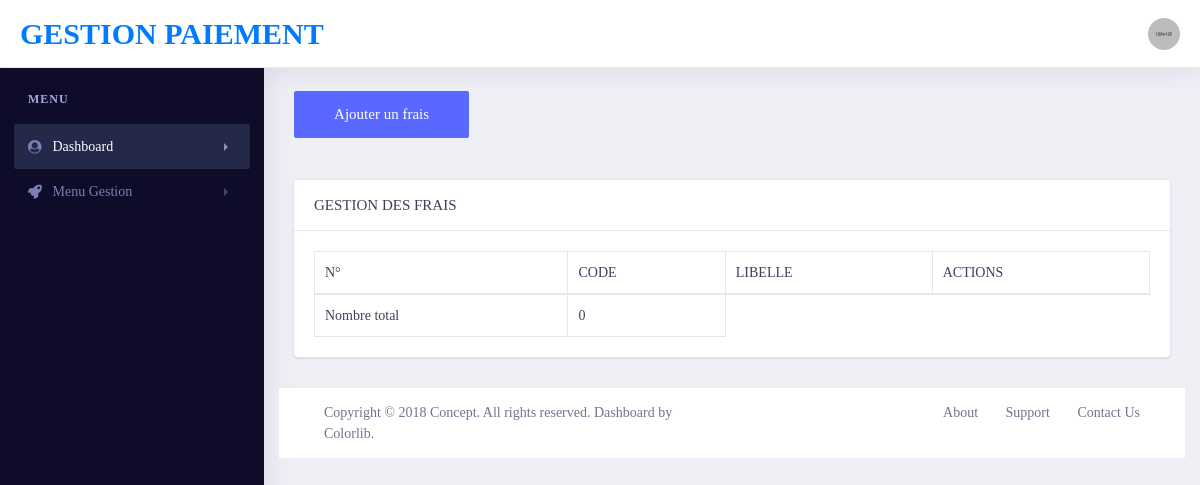
The page /frais/ on the database as committed earlier.
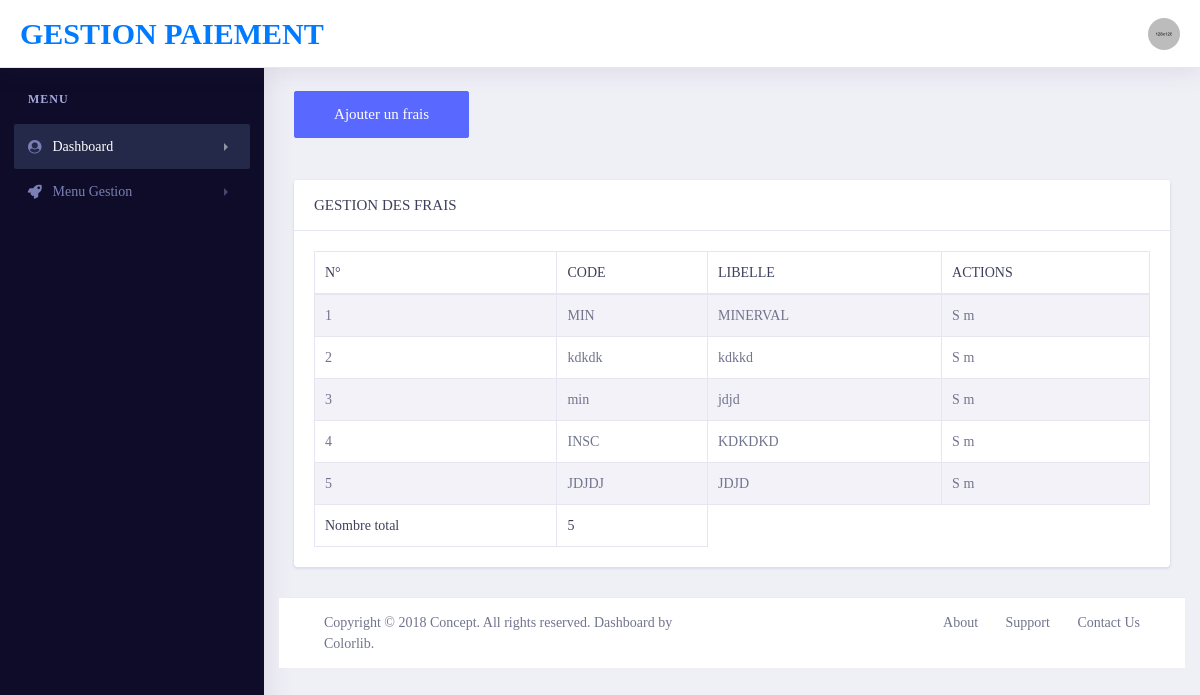
The same page on the database as committed later.
### app_gestPaie/models/frais.py (models this page shows)
class Frais(models.Model):
    codeFrais = models.CharField(max_length=10,primary_key=True)
    libelle = models.CharField(max_length=100)

### app_gestPaie/views.py (the view)
# urls.py: path('frais/',ffrais,name="ffrais"),
def ffrais(request):
    frais = Frais.objects.all()
    ctx = {
        "frais": frais,
        "nbrf": len(frais)
    }
    return render(request,'frais.html',ctx)

### app_gestPaie/templates/frais.html
{% extends "index.html" %}
{% block content %}
<div class="dashboard-wrapper">
    <div class="container-fluid  dashboard-content">
        <div class="row">
            <div class="col-xl-12 col-lg-12 col-md-12 col-sm-12 col-12">
            </div>
        </div>
        <a type="submit" href="{% url 'ajouterFrais' %}" class="btn btn-primary btn-lg btn-block" style="width: 20%;color:white;">Ajouter un frais</a>
        <br><br>
        <div class="row">
            <div class="col-xl-12 col-lg-12 col-md-12 col-sm-12 col-12">
                <div class="card">
                    <h5 class="card-header">GESTION DES FRAIS</h5>
                    <div class="card-body">
                        <div class="table-responsive">
                            <table class="table table-striped table-bordered first">
                                <thead>
                                    <tr>
                                        <th>N°</th>
                                        <th>CODE</th>
                                        <th>LIBELLE</th>
                                        <th>ACTIONS</th>
                                    </tr>
                                </thead>
                                <tbody>
                                    {% for fr in frais %}
                                    <tr>
                                        <td>{{forloop.counter}}</td>
                                        <td>{{fr.codeFrais}}</td>
                                        <td>{{fr.libelle}}</td>
                                        <td>
                                            <a href="{% url 'deleteFrais' fr.codeFrais %}"  onclick="return confirm('Etes-vous sûr de vouloir supprimer?')">S</a>
                                            <a href="{% url 'modifierFrais' fr.codeFrais %}">m</a>
                                        </td>
                                    </tr>
                                    {% endfor %}
                                </tbody>
                                <tfoot>
                                    <tr>
                                        <th>Nombre total</th>
                                        <th>{{nbrf}}</th>
                                    </tr>
                                </tfoot>
                            </table>
                        </div>
                    </div>
                </div>
            </div>
{% endblock content%}

Rows that differ between the two databases and show on the page:
added Frais: codeFrais "MIN", libelle "MINERVAL"
added Frais: codeFrais "kdkdk", libelle "kdkkd"
added Frais: codeFrais "min", libelle "jdjd"
added Frais: codeFrais "INSC", libelle "KDKDKD"
added Frais: codeFrais "JDJDJ", libelle "JDJD"
Other text that changed with them:
{{ nbrf }}: "0" → "5"
